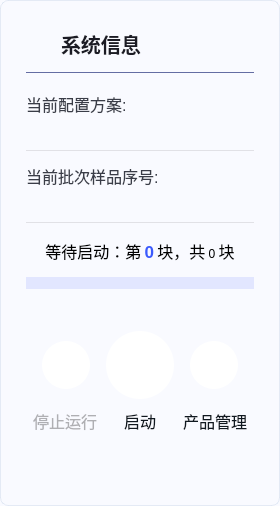
<?xml version="1.0" encoding="UTF-8"?>
<ui version="4.0">
 <class>SystemInfoForm</class>
 <widget class="QFrame" name="SystemInfoForm">
  <property name="geometry">
   <rect>
    <x>0</x>
    <y>0</y>
    <width>280</width>
    <height>506</height>
   </rect>
  </property>
  <property name="sizePolicy">
   <sizepolicy hsizetype="Fixed" vsizetype="Expanding">
    <horstretch>0</horstretch>
    <verstretch>0</verstretch>
   </sizepolicy>
  </property>
  <property name="minimumSize">
   <size>
    <width>280</width>
    <height>0</height>
   </size>
  </property>
  <property name="maximumSize">
   <size>
    <width>16777215</width>
    <height>16777215</height>
   </size>
  </property>
  <property name="windowTitle">
   <string>Form</string>
  </property>
  <property name="styleSheet">
   <string notr="true">QFrame#SystemInfoForm{
border-radius:8px;
background-color: #F9FAFF;
background-image: url(:/images/system-info-back.svg);
background-repeat: none;
border: 1px solid rgba(213,223,238, 0.6);
}</string>
  </property>
  <property name="frameShape">
   <enum>QFrame::StyledPanel</enum>
  </property>
  <property name="frameShadow">
   <enum>QFrame::Plain</enum>
  </property>
  <layout class="QVBoxLayout" name="verticalLayout">
   <property name="spacing">
    <number>0</number>
   </property>
   <property name="leftMargin">
    <number>25</number>
   </property>
   <property name="topMargin">
    <number>28</number>
   </property>
   <property name="rightMargin">
    <number>25</number>
   </property>
   <item>
    <widget class="QLabel" name="labelSystemInfo">
     <property name="sizePolicy">
      <sizepolicy hsizetype="Preferred" vsizetype="Fixed">
       <horstretch>0</horstretch>
       <verstretch>0</verstretch>
      </sizepolicy>
     </property>
     <property name="minimumSize">
      <size>
       <width>0</width>
       <height>27</height>
      </size>
     </property>
     <property name="maximumSize">
      <size>
       <width>16777215</width>
       <height>16777215</height>
      </size>
     </property>
     <property name="styleSheet">
      <string notr="true">QLabel#labelSystemInfo{
color: #1B1B24;
font: 20px;
font-weight: 500;
background-image: url(:/images/system-info.svg);
background-position: left;
background-repeat: none;
background-color: rgba(0, 0, 0, 0);
padding-left: 30;
}
</string>
     </property>
     <property name="midLineWidth">
      <number>0</number>
     </property>
     <property name="text">
      <string>系统信息</string>
     </property>
     <property name="textFormat">
      <enum>Qt::PlainText</enum>
     </property>
     <property name="wordWrap">
      <bool>false</bool>
     </property>
    </widget>
   </item>
   <item>
    <spacer name="verticalSpacer_2">
     <property name="orientation">
      <enum>Qt::Vertical</enum>
     </property>
     <property name="sizeType">
      <enum>QSizePolicy::Fixed</enum>
     </property>
     <property name="sizeHint" stdset="0">
      <size>
       <width>20</width>
       <height>13</height>
      </size>
     </property>
    </spacer>
   </item>
   <item>
    <widget class="QWidget" name="lineWidget" native="true">
     <property name="sizePolicy">
      <sizepolicy hsizetype="Preferred" vsizetype="Fixed">
       <horstretch>0</horstretch>
       <verstretch>0</verstretch>
      </sizepolicy>
     </property>
     <property name="minimumSize">
      <size>
       <width>0</width>
       <height>1</height>
      </size>
     </property>
     <property name="styleSheet">
      <string notr="true">QWidget{
background-color:#646DA3;
}</string>
     </property>
    </widget>
   </item>
   <item>
    <layout class="QVBoxLayout" name="verticalLayout_3">
     <property name="topMargin">
      <number>19</number>
     </property>
     <property name="bottomMargin">
      <number>12</number>
     </property>
     <item>
      <widget class="QLabel" name="labelPlan">
       <property name="sizePolicy">
        <sizepolicy hsizetype="Preferred" vsizetype="Fixed">
         <horstretch>0</horstretch>
         <verstretch>0</verstretch>
        </sizepolicy>
       </property>
       <property name="minimumSize">
        <size>
         <width>0</width>
         <height>22</height>
        </size>
       </property>
       <property name="styleSheet">
        <string notr="true">QLabel#labelPlan{
background-color: rgba(0,0,0,0);
color: #3A3D48;
font-weight: 400;
font-size: 16px;
} </string>
       </property>
       <property name="text">
        <string>当前配置方案:</string>
       </property>
      </widget>
     </item>
     <item>
      <widget class="QLabel" name="labelPlanText">
       <property name="sizePolicy">
        <sizepolicy hsizetype="Preferred" vsizetype="Fixed">
         <horstretch>0</horstretch>
         <verstretch>0</verstretch>
        </sizepolicy>
       </property>
       <property name="minimumSize">
        <size>
         <width>0</width>
         <height>22</height>
        </size>
       </property>
       <property name="styleSheet">
        <string notr="true">QLabel#labelPlanText{
background-color: rgba(0,0,0,0);
color: #1B1B24;
font-weight: 500;
font-size: 16px;
}</string>
       </property>
       <property name="text">
        <string/>
       </property>
      </widget>
     </item>
    </layout>
   </item>
   <item>
    <widget class="QWidget" name="lineMiddle" native="true">
     <property name="sizePolicy">
      <sizepolicy hsizetype="Preferred" vsizetype="Fixed">
       <horstretch>0</horstretch>
       <verstretch>0</verstretch>
      </sizepolicy>
     </property>
     <property name="minimumSize">
      <size>
       <width>0</width>
       <height>1</height>
      </size>
     </property>
     <property name="styleSheet">
      <string notr="true">background-color:rgba(0, 0, 0, 0.1);</string>
     </property>
    </widget>
   </item>
   <item>
    <layout class="QVBoxLayout" name="verticalLayout_4">
     <property name="topMargin">
      <number>13</number>
     </property>
     <property name="bottomMargin">
      <number>13</number>
     </property>
     <item>
      <widget class="QLabel" name="labelProductID">
       <property name="sizePolicy">
        <sizepolicy hsizetype="Preferred" vsizetype="Fixed">
         <horstretch>0</horstretch>
         <verstretch>0</verstretch>
        </sizepolicy>
       </property>
       <property name="minimumSize">
        <size>
         <width>0</width>
         <height>22</height>
        </size>
       </property>
       <property name="styleSheet">
        <string notr="true">QLabel#labelProductID{
background-color: rgba(0,0,0,0);
color: #3A3D48;
font-weight: 400;
font-size: 16px;
}</string>
       </property>
       <property name="text">
        <string>当前批次样品序号:</string>
       </property>
      </widget>
     </item>
     <item>
      <widget class="QLabel" name="labelProductIDText">
       <property name="sizePolicy">
        <sizepolicy hsizetype="Preferred" vsizetype="Fixed">
         <horstretch>0</horstretch>
         <verstretch>0</verstretch>
        </sizepolicy>
       </property>
       <property name="minimumSize">
        <size>
         <width>0</width>
         <height>21</height>
        </size>
       </property>
       <property name="styleSheet">
        <string notr="true">QLabel#labelProductIDText{
color: #1B1B24;
font-weight: 500;
background-color: rgba(0, 0, 0, 0);
font-size: 16px;
}</string>
       </property>
       <property name="text">
        <string/>
       </property>
      </widget>
     </item>
    </layout>
   </item>
   <item>
    <widget class="QWidget" name="lineMiddle_2" native="true">
     <property name="sizePolicy">
      <sizepolicy hsizetype="Preferred" vsizetype="Fixed">
       <horstretch>0</horstretch>
       <verstretch>0</verstretch>
      </sizepolicy>
     </property>
     <property name="minimumSize">
      <size>
       <width>0</width>
       <height>1</height>
      </size>
     </property>
     <property name="styleSheet">
      <string notr="true">background-color:rgba(0, 0, 0, 0.1);</string>
     </property>
    </widget>
   </item>
   <item>
    <layout class="QVBoxLayout" name="verticalLayout_2">
     <property name="spacing">
      <number>12</number>
     </property>
     <property name="topMargin">
      <number>15</number>
     </property>
     <item>
      <widget class="QLabel" name="labelProgressText">
       <property name="sizePolicy">
        <sizepolicy hsizetype="Preferred" vsizetype="Fixed">
         <horstretch>0</horstretch>
         <verstretch>0</verstretch>
        </sizepolicy>
       </property>
       <property name="minimumSize">
        <size>
         <width>0</width>
         <height>27</height>
        </size>
       </property>
       <property name="styleSheet">
        <string notr="true">QLabel#labelProgressText{
background-color: rgba(0,0,0,0);
}</string>
       </property>
       <property name="text">
        <string>&lt;html&gt;&lt;head/&gt;&lt;body&gt;&lt;p&gt;
                    &lt;span style=&quot;font-size:16px; font-weight:400;&quot;&gt;等待启动：第&lt;/span&gt;
                    &lt;span style=&quot;color:#3B5AFD;font-size:17px; font-weight:500;&quot;&gt;0&lt;/span&gt;
                    &lt;span style=&quot;font-size:16px; font-weight:400;&quot;&gt;块，共&lt;/span&gt;
                    &lt;span sytle=&quot;color:#1B1B24;font-size:17px; font-weight:500;&quot;&gt;0&lt;/span&gt;
                    &lt;span style=&quot;font-size:16px; font-weight:400;&quot;&gt;块&lt;/span&gt;&lt;/p&gt;&lt;/body&gt;&lt;/html&gt;</string>
       </property>
       <property name="alignment">
        <set>Qt::AlignCenter</set>
       </property>
      </widget>
     </item>
     <item>
      <widget class="QProgressBar" name="progressBar">
       <property name="sizePolicy">
        <sizepolicy hsizetype="Preferred" vsizetype="Fixed">
         <horstretch>0</horstretch>
         <verstretch>0</verstretch>
        </sizepolicy>
       </property>
       <property name="minimumSize">
        <size>
         <width>0</width>
         <height>12</height>
        </size>
       </property>
       <property name="maximumSize">
        <size>
         <width>16777215</width>
         <height>12</height>
        </size>
       </property>
       <property name="styleSheet">
        <string notr="true">QProgressBar::chunk {
background: qlineargradient(x1:0, y1:0, x2:1, y2:0, stop:0 #3B5AFD,stop:1 #00C6F1);
border-radius:0px;
width: 1px;
}

QProgressBar#progressBar
{
background: #E2E6FF;
border: 1px solid rgba(255, 255, 255, 0);
}</string>
       </property>
       <property name="value">
        <number>0</number>
       </property>
       <property name="alignment">
        <set>Qt::AlignCenter</set>
       </property>
       <property name="textVisible">
        <bool>false</bool>
       </property>
      </widget>
     </item>
    </layout>
   </item>
   <item>
    <layout class="QGridLayout" name="gridLayout_3">
     <property name="topMargin">
      <number>42</number>
     </property>
     <item row="0" column="0">
      <widget class="QPushButton" name="buttonStop">
       <property name="enabled">
        <bool>false</bool>
       </property>
       <property name="sizePolicy">
        <sizepolicy hsizetype="Fixed" vsizetype="Fixed">
         <horstretch>0</horstretch>
         <verstretch>0</verstretch>
        </sizepolicy>
       </property>
       <property name="minimumSize">
        <size>
         <width>48</width>
         <height>48</height>
        </size>
       </property>
       <property name="layoutDirection">
        <enum>Qt::LeftToRight</enum>
       </property>
       <property name="styleSheet">
        <string notr="true">QPushButton#buttonStop{
background-color:white;
background-image: url(:/images/stop-button.svg);
background-repeat: none;
background-position:center;
border-radius: 24px;
border: 0px solid;
}

QPushButton#buttonStop:hover{
background-color: #3B5AFD;
background-image: url(:/images/stop-button-white.svg);
}

QPushButton#buttonStop:disabled{
background-color: #FFFFFF;
background-image: url(:/images/stop-button-grey.svg);
}</string>
       </property>
       <property name="text">
        <string/>
       </property>
       <property name="flat">
        <bool>false</bool>
       </property>
      </widget>
     </item>
     <item row="0" column="1">
      <widget class="QPushButton" name="buttonPlay">
       <property name="sizePolicy">
        <sizepolicy hsizetype="Fixed" vsizetype="Fixed">
         <horstretch>0</horstretch>
         <verstretch>0</verstretch>
        </sizepolicy>
       </property>
       <property name="minimumSize">
        <size>
         <width>68</width>
         <height>68</height>
        </size>
       </property>
       <property name="styleSheet">
        <string notr="true">QPushButton#buttonPlay{
background-color: white;
background-image: url(:/images/play-button.svg);
background-repeat: none;
background-position: center;
border-radius: 34px;
border: 0px solid;
}

QPushButton#buttonPlay:hover{
	background-color:#3B5AFD;
	background-image: url(:/images/play-button-white.svg);
}

QPushButton#buttonPlay:disabled{
	background-color:#3B5AFD;
	background-image: url(:/images/play-button-white.svg);
}</string>
       </property>
       <property name="text">
        <string/>
       </property>
       <property name="default">
        <bool>false</bool>
       </property>
       <property name="flat">
        <bool>false</bool>
       </property>
      </widget>
     </item>
     <item row="0" column="2">
      <widget class="QPushButton" name="buttonProduct">
       <property name="sizePolicy">
        <sizepolicy hsizetype="Fixed" vsizetype="Fixed">
         <horstretch>0</horstretch>
         <verstretch>0</verstretch>
        </sizepolicy>
       </property>
       <property name="minimumSize">
        <size>
         <width>48</width>
         <height>48</height>
        </size>
       </property>
       <property name="styleSheet">
        <string notr="true">QPushButton#buttonProduct{
border-radius: 24px;
border: 0px solid;
background-color:white;
background-image: url(:/images/product-shift.svg);
background-repeat: none;
background-position:center;
}

QPushButton#buttonProduct:hover{
	background-color:#3B5AFD;
	background-image: url(:/images/product-shift-white.svg);
}

QPushButton#buttonProduct:disabled{
background-color: #FFFFFF;
background-image: url(:/images/product-shift-grey.svg);
}</string>
       </property>
       <property name="text">
        <string/>
       </property>
      </widget>
     </item>
    </layout>
   </item>
   <item>
    <layout class="QGridLayout" name="gridLayout">
     <property name="topMargin">
      <number>10</number>
     </property>
     <property name="horizontalSpacing">
      <number>20</number>
     </property>
     <item row="0" column="1">
      <widget class="QLabel" name="labelPlay">
       <property name="sizePolicy">
        <sizepolicy hsizetype="Fixed" vsizetype="Fixed">
         <horstretch>43</horstretch>
         <verstretch>27</verstretch>
        </sizepolicy>
       </property>
       <property name="styleSheet">
        <string notr="true">QLabel{
background-color:rgba(0, 0, 0, 0);
color: #101820;
font-size: 16px;
font-weight: 400;
}</string>
       </property>
       <property name="text">
        <string>启动</string>
       </property>
       <property name="alignment">
        <set>Qt::AlignCenter</set>
       </property>
      </widget>
     </item>
     <item row="0" column="0">
      <widget class="QLabel" name="labelStop">
       <property name="sizePolicy">
        <sizepolicy hsizetype="Fixed" vsizetype="Fixed">
         <horstretch>67</horstretch>
         <verstretch>22</verstretch>
        </sizepolicy>
       </property>
       <property name="styleSheet">
        <string notr="true">QLabel{
background-color:rgba(0, 0, 0, 0);
color: rgba(0, 0, 0, 0.3);
font-size: 16px;
font-weight: 400;
}</string>
       </property>
       <property name="text">
        <string>停止运行</string>
       </property>
       <property name="alignment">
        <set>Qt::AlignCenter</set>
       </property>
      </widget>
     </item>
     <item row="0" column="2">
      <widget class="QLabel" name="labelProduct">
       <property name="sizePolicy">
        <sizepolicy hsizetype="Fixed" vsizetype="Fixed">
         <horstretch>67</horstretch>
         <verstretch>22</verstretch>
        </sizepolicy>
       </property>
       <property name="styleSheet">
        <string notr="true">QLabel{
background-color:rgba(0, 0, 0, 0);
color: #101820;
font-size: 16px;
font-weight: 400;
}</string>
       </property>
       <property name="text">
        <string>产品管理</string>
       </property>
       <property name="alignment">
        <set>Qt::AlignCenter</set>
       </property>
      </widget>
     </item>
    </layout>
   </item>
   <item>
    <spacer name="verticalSpacer">
     <property name="orientation">
      <enum>Qt::Vertical</enum>
     </property>
     <property name="sizeType">
      <enum>QSizePolicy::Expanding</enum>
     </property>
     <property name="sizeHint" stdset="0">
      <size>
       <width>20</width>
       <height>40</height>
      </size>
     </property>
    </spacer>
   </item>
  </layout>
 </widget>
 <resources/>
 <connections/>
</ui>
